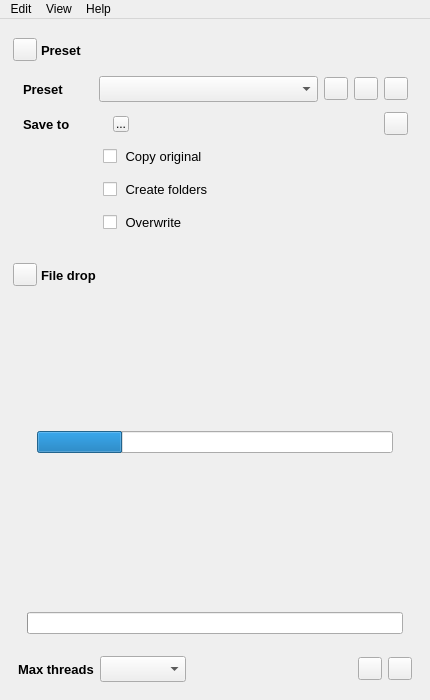
<?xml version="1.0" encoding="UTF-8"?>
<ui version="4.0">
 <class>Jobman</class>
 <widget class="QMainWindow" name="Jobman">
  <property name="geometry">
   <rect>
    <x>0</x>
    <y>0</y>
    <width>430</width>
    <height>700</height>
   </rect>
  </property>
  <property name="sizePolicy">
   <sizepolicy hsizetype="Fixed" vsizetype="Fixed">
    <horstretch>0</horstretch>
    <verstretch>0</verstretch>
   </sizepolicy>
  </property>
  <property name="minimumSize">
   <size>
    <width>0</width>
    <height>0</height>
   </size>
  </property>
  <property name="windowTitle">
   <string>Jobman</string>
  </property>
  <property name="toolButtonStyle">
   <enum>Qt::ToolButtonStyle::ToolButtonIconOnly</enum>
  </property>
  <property name="dockOptions">
   <set>QMainWindow::DockOption::AllowTabbedDocks|QMainWindow::DockOption::AnimatedDocks</set>
  </property>
  <property name="unifiedTitleAndToolBarOnMac">
   <bool>false</bool>
  </property>
  <widget class="QWidget" name="centralwidget">
   <layout class="QVBoxLayout" name="verticalLayout_2">
    <property name="spacing">
     <number>0</number>
    </property>
    <property name="sizeConstraint">
     <enum>QLayout::SizeConstraint::SetDefaultConstraint</enum>
    </property>
    <item>
     <widget class="QWidget" name="presetBar" native="true">
      <property name="sizePolicy">
       <sizepolicy hsizetype="Preferred" vsizetype="Fixed">
        <horstretch>0</horstretch>
        <verstretch>0</verstretch>
       </sizepolicy>
      </property>
      <property name="minimumSize">
       <size>
        <width>0</width>
        <height>40</height>
       </size>
      </property>
      <property name="styleSheet">
       <string notr="true"/>
      </property>
      <layout class="QHBoxLayout">
       <property name="spacing">
        <number>0</number>
       </property>
       <property name="leftMargin">
        <number>0</number>
       </property>
       <property name="topMargin">
        <number>4</number>
       </property>
       <property name="rightMargin">
        <number>0</number>
       </property>
       <property name="bottomMargin">
        <number>0</number>
       </property>
       <item>
        <layout class="QHBoxLayout">
         <property name="spacing">
          <number>4</number>
         </property>
         <property name="leftMargin">
          <number>4</number>
         </property>
         <property name="topMargin">
          <number>4</number>
         </property>
         <property name="rightMargin">
          <number>4</number>
         </property>
         <property name="bottomMargin">
          <number>4</number>
         </property>
         <item>
          <widget class="QToolButton" name="togglePreset">
           <property name="toolTip">
            <string>Show or hide preset area</string>
           </property>
           <property name="icon">
            <iconset resource="jobman.qrc">
             <normaloff>:/icons/resources/Collapse.png</normaloff>:/icons/resources/Collapse.png</iconset>
           </property>
           <property name="checkable">
            <bool>true</bool>
           </property>
          </widget>
         </item>
         <item>
          <widget class="QLabel" name="label1">
           <property name="font">
            <font>
             <pointsize>10</pointsize>
             <bold>true</bold>
            </font>
           </property>
           <property name="text">
            <string>Preset</string>
           </property>
          </widget>
         </item>
        </layout>
       </item>
      </layout>
     </widget>
    </item>
    <item>
     <widget class="QWidget" name="presetWidget" native="true">
      <property name="enabled">
       <bool>true</bool>
      </property>
      <property name="sizePolicy">
       <sizepolicy hsizetype="Preferred" vsizetype="Fixed">
        <horstretch>0</horstretch>
        <verstretch>0</verstretch>
       </sizepolicy>
      </property>
      <property name="minimumSize">
       <size>
        <width>0</width>
        <height>160</height>
       </size>
      </property>
      <layout class="QVBoxLayout" name="verticalLayout">
       <property name="spacing">
        <number>0</number>
       </property>
       <property name="leftMargin">
        <number>4</number>
       </property>
       <property name="topMargin">
        <number>8</number>
       </property>
       <property name="rightMargin">
        <number>4</number>
       </property>
       <property name="bottomMargin">
        <number>0</number>
       </property>
       <item>
        <layout class="QGridLayout" name="gridLayout">
         <property name="topMargin">
          <number>0</number>
         </property>
         <property name="verticalSpacing">
          <number>0</number>
         </property>
         <item row="1" column="0">
          <widget class="QWidget" name="widget_6" native="true">
           <property name="minimumSize">
            <size>
             <width>80</width>
             <height>0</height>
            </size>
           </property>
           <layout class="QHBoxLayout" name="horizontalLayout_5">
            <property name="spacing">
             <number>0</number>
            </property>
            <property name="leftMargin">
             <number>10</number>
            </property>
            <property name="topMargin">
             <number>0</number>
            </property>
            <property name="bottomMargin">
             <number>4</number>
            </property>
            <item>
             <widget class="QLabel" name="label_2">
              <property name="font">
               <font>
                <pointsize>10</pointsize>
                <bold>true</bold>
               </font>
              </property>
              <property name="text">
               <string>Save to</string>
              </property>
             </widget>
            </item>
           </layout>
          </widget>
         </item>
         <item row="1" column="1">
          <widget class="QWidget" name="widget_2" native="true">
           <property name="minimumSize">
            <size>
             <width>0</width>
             <height>40</height>
            </size>
           </property>
           <layout class="QHBoxLayout" name="horizontalLayout">
            <property name="spacing">
             <number>0</number>
            </property>
            <property name="leftMargin">
             <number>10</number>
            </property>
            <property name="topMargin">
             <number>0</number>
            </property>
            <property name="rightMargin">
             <number>9</number>
            </property>
            <property name="bottomMargin">
             <number>4</number>
            </property>
            <item>
             <widget class="QLabel" name="saveTo">
              <property name="enabled">
               <bool>true</bool>
              </property>
              <property name="maximumSize">
               <size>
                <width>230</width>
                <height>16777215</height>
               </size>
              </property>
              <property name="font">
               <font>
                <pointsize>10</pointsize>
               </font>
              </property>
              <property name="acceptDrops">
               <bool>true</bool>
              </property>
              <property name="text">
               <string/>
              </property>
             </widget>
            </item>
            <item>
             <spacer name="horizontalSpacer_4">
              <property name="orientation">
               <enum>Qt::Orientation::Horizontal</enum>
              </property>
              <property name="sizeType">
               <enum>QSizePolicy::Policy::Fixed</enum>
              </property>
              <property name="sizeHint" stdset="0">
               <size>
                <width>2</width>
                <height>20</height>
               </size>
              </property>
             </spacer>
            </item>
            <item>
             <widget class="QToolButton" name="showSaveto">
              <property name="maximumSize">
               <size>
                <width>16</width>
                <height>16</height>
               </size>
              </property>
              <property name="text">
               <string>...</string>
              </property>
              <property name="icon">
               <iconset resource="jobman.qrc">
                <normaloff>:/icons/resources/Link.png</normaloff>:/icons/resources/Link.png</iconset>
              </property>
              <property name="toolButtonStyle">
               <enum>Qt::ToolButtonStyle::ToolButtonIconOnly</enum>
              </property>
             </widget>
            </item>
            <item>
             <spacer name="horizontalSpacer">
              <property name="orientation">
               <enum>Qt::Orientation::Horizontal</enum>
              </property>
              <property name="sizeHint" stdset="0">
               <size>
                <width>40</width>
                <height>20</height>
               </size>
              </property>
             </spacer>
            </item>
            <item>
             <widget class="QToolButton" name="selectSaveto">
              <property name="toolTip">
               <string>Select save to folder</string>
              </property>
              <property name="text">
               <string/>
              </property>
              <property name="icon">
               <iconset resource="jobman.qrc">
                <normaloff>:/icons/resources/Folder.png</normaloff>
                <disabledoff>:/icons/resources/FolderDisabled.png</disabledoff>:/icons/resources/Folder.png</iconset>
              </property>
             </widget>
            </item>
           </layout>
          </widget>
         </item>
         <item row="0" column="1">
          <widget class="QWidget" name="widget_5" native="true">
           <layout class="QHBoxLayout" name="horizontalLayout_4">
            <property name="spacing">
             <number>2</number>
            </property>
            <property name="leftMargin">
             <number>6</number>
            </property>
            <property name="topMargin">
             <number>0</number>
            </property>
            <property name="rightMargin">
             <number>9</number>
            </property>
            <property name="bottomMargin">
             <number>4</number>
            </property>
            <item>
             <widget class="QComboBox" name="presets">
              <property name="sizePolicy">
               <sizepolicy hsizetype="Expanding" vsizetype="Preferred">
                <horstretch>0</horstretch>
                <verstretch>0</verstretch>
               </sizepolicy>
              </property>
              <property name="font">
               <font>
                <pointsize>11</pointsize>
               </font>
              </property>
              <property name="acceptDrops">
               <bool>true</bool>
              </property>
             </widget>
            </item>
            <item>
             <spacer name="horizontalSpacer_6">
              <property name="orientation">
               <enum>Qt::Orientation::Horizontal</enum>
              </property>
              <property name="sizeType">
               <enum>QSizePolicy::Policy::Fixed</enum>
              </property>
              <property name="sizeHint" stdset="0">
               <size>
                <width>4</width>
                <height>20</height>
               </size>
              </property>
             </spacer>
            </item>
            <item>
             <widget class="QToolButton" name="openPreset">
              <property name="toolTip">
               <string>Open preset</string>
              </property>
              <property name="text">
               <string/>
              </property>
              <property name="icon">
               <iconset resource="jobman.qrc">
                <normaloff>:/icons/resources/File.png</normaloff>
                <disabledoff>:/icons/resources/FileDisabled.png</disabledoff>:/icons/resources/File.png</iconset>
              </property>
             </widget>
            </item>
            <item>
             <spacer name="horizontalSpacer_5">
              <property name="orientation">
               <enum>Qt::Orientation::Horizontal</enum>
              </property>
              <property name="sizeType">
               <enum>QSizePolicy::Policy::Fixed</enum>
              </property>
              <property name="sizeHint" stdset="0">
               <size>
                <width>4</width>
                <height>20</height>
               </size>
              </property>
             </spacer>
            </item>
            <item>
             <widget class="QToolButton" name="refreshPresets">
              <property name="toolTip">
               <string>Refresh preset</string>
              </property>
              <property name="text">
               <string/>
              </property>
              <property name="icon">
               <iconset resource="jobman.qrc">
                <normaloff>:/icons/resources/Refresh.png</normaloff>
                <disabledoff>:/icons/resources/RefreshDisabled.png</disabledoff>:/icons/resources/Refresh.png</iconset>
              </property>
              <property name="iconSize">
               <size>
                <width>16</width>
                <height>16</height>
               </size>
              </property>
             </widget>
            </item>
            <item>
             <spacer name="horizontalSpacer_3">
              <property name="orientation">
               <enum>Qt::Orientation::Horizontal</enum>
              </property>
              <property name="sizeType">
               <enum>QSizePolicy::Policy::Fixed</enum>
              </property>
              <property name="sizeHint" stdset="0">
               <size>
                <width>4</width>
                <height>20</height>
               </size>
              </property>
             </spacer>
            </item>
            <item>
             <widget class="QToolButton" name="selectPresetsfrom">
              <property name="toolTip">
               <string>Select preset folder</string>
              </property>
              <property name="text">
               <string/>
              </property>
              <property name="icon">
               <iconset resource="jobman.qrc">
                <normaloff>:/icons/resources/Folder.png</normaloff>
                <disabledoff>:/icons/resources/FolderDisabled.png</disabledoff>:/icons/resources/Folder.png</iconset>
              </property>
             </widget>
            </item>
           </layout>
          </widget>
         </item>
         <item row="0" column="0">
          <widget class="QWidget" name="widget_4" native="true">
           <layout class="QHBoxLayout" name="horizontalLayout_6">
            <property name="spacing">
             <number>0</number>
            </property>
            <property name="leftMargin">
             <number>10</number>
            </property>
            <property name="topMargin">
             <number>0</number>
            </property>
            <property name="bottomMargin">
             <number>4</number>
            </property>
            <item>
             <widget class="QLabel" name="label_3">
              <property name="font">
               <font>
                <pointsize>10</pointsize>
                <bold>true</bold>
               </font>
              </property>
              <property name="text">
               <string>Preset</string>
              </property>
             </widget>
            </item>
           </layout>
          </widget>
         </item>
         <item row="2" column="1">
          <widget class="QWidget" name="widget_8" native="true">
           <property name="font">
            <font>
             <pointsize>12</pointsize>
            </font>
           </property>
           <layout class="QVBoxLayout" name="verticalLayout_7">
            <property name="spacing">
             <number>12</number>
            </property>
            <property name="leftMargin">
             <number>10</number>
            </property>
            <property name="topMargin">
             <number>0</number>
            </property>
            <property name="bottomMargin">
             <number>10</number>
            </property>
            <item>
             <widget class="QCheckBox" name="copyOriginal">
              <property name="font">
               <font>
                <pointsize>10</pointsize>
               </font>
              </property>
              <property name="text">
               <string> Copy original</string>
              </property>
             </widget>
            </item>
            <item>
             <widget class="QCheckBox" name="createFolders">
              <property name="font">
               <font>
                <pointsize>10</pointsize>
               </font>
              </property>
              <property name="text">
               <string> Create folders</string>
              </property>
             </widget>
            </item>
            <item>
             <widget class="QCheckBox" name="overwrite">
              <property name="font">
               <font>
                <pointsize>10</pointsize>
               </font>
              </property>
              <property name="text">
               <string> Overwrite</string>
              </property>
             </widget>
            </item>
           </layout>
          </widget>
         </item>
        </layout>
       </item>
      </layout>
     </widget>
    </item>
    <item>
     <spacer name="verticalSpacer">
      <property name="orientation">
       <enum>Qt::Orientation::Vertical</enum>
      </property>
      <property name="sizeType">
       <enum>QSizePolicy::Policy::Minimum</enum>
      </property>
      <property name="sizeHint" stdset="0">
       <size>
        <width>20</width>
        <height>12</height>
       </size>
      </property>
     </spacer>
    </item>
    <item>
     <widget class="QWidget" name="typeBar" native="true">
      <property name="sizePolicy">
       <sizepolicy hsizetype="Preferred" vsizetype="Fixed">
        <horstretch>0</horstretch>
        <verstretch>0</verstretch>
       </sizepolicy>
      </property>
      <property name="minimumSize">
       <size>
        <width>0</width>
        <height>40</height>
       </size>
      </property>
      <property name="styleSheet">
       <string notr="true"/>
      </property>
      <layout class="QHBoxLayout">
       <property name="spacing">
        <number>0</number>
       </property>
       <property name="leftMargin">
        <number>0</number>
       </property>
       <property name="topMargin">
        <number>0</number>
       </property>
       <property name="rightMargin">
        <number>0</number>
       </property>
       <property name="bottomMargin">
        <number>0</number>
       </property>
       <item>
        <layout class="QHBoxLayout">
         <property name="spacing">
          <number>4</number>
         </property>
         <property name="leftMargin">
          <number>4</number>
         </property>
         <property name="topMargin">
          <number>4</number>
         </property>
         <property name="rightMargin">
          <number>4</number>
         </property>
         <property name="bottomMargin">
          <number>4</number>
         </property>
         <item>
          <widget class="QToolButton" name="toggleType">
           <property name="text">
            <string/>
           </property>
           <property name="icon">
            <iconset resource="jobman.qrc">
             <normaloff>:/icons/resources/Collapse.png</normaloff>:/icons/resources/Collapse.png</iconset>
           </property>
           <property name="checkable">
            <bool>true</bool>
           </property>
          </widget>
         </item>
         <item>
          <widget class="QLabel" name="type">
           <property name="font">
            <font>
             <pointsize>10</pointsize>
             <bold>true</bold>
            </font>
           </property>
           <property name="styleSheet">
            <string notr="true"/>
           </property>
           <property name="text">
            <string>File drop</string>
           </property>
           <property name="icon" stdset="0">
            <iconset>
             <normaloff>:/icons/resources/Pin.png</normaloff>:/icons/resources/Pin.png</iconset>
           </property>
          </widget>
         </item>
        </layout>
       </item>
      </layout>
     </widget>
    </item>
    <item>
     <widget class="QWidget" name="typeWidget" native="true">
      <property name="sizePolicy">
       <sizepolicy hsizetype="Preferred" vsizetype="Expanding">
        <horstretch>0</horstretch>
        <verstretch>0</verstretch>
       </sizepolicy>
      </property>
      <property name="minimumSize">
       <size>
        <width>0</width>
        <height>300</height>
       </size>
      </property>
      <property name="styleSheet">
       <string notr="true"/>
      </property>
      <layout class="QVBoxLayout" name="verticalLayout_6">
       <property name="spacing">
        <number>0</number>
       </property>
       <property name="leftMargin">
        <number>0</number>
       </property>
       <property name="topMargin">
        <number>0</number>
       </property>
       <property name="rightMargin">
        <number>0</number>
       </property>
       <property name="bottomMargin">
        <number>0</number>
       </property>
       <item>
        <layout class="QVBoxLayout" name="verticalLayout_5">
         <property name="spacing">
          <number>0</number>
         </property>
         <property name="leftMargin">
          <number>0</number>
         </property>
         <property name="topMargin">
          <number>0</number>
         </property>
         <property name="rightMargin">
          <number>0</number>
         </property>
         <property name="bottomMargin">
          <number>0</number>
         </property>
         <item>
          <layout class="QVBoxLayout" name="verticalLayout_91">
           <property name="leftMargin">
            <number>10</number>
           </property>
           <property name="topMargin">
            <number>10</number>
           </property>
           <property name="rightMargin">
            <number>10</number>
           </property>
           <property name="bottomMargin">
            <number>10</number>
           </property>
           <item>
            <widget class="QStackedWidget" name="presettype">
             <property name="currentIndex">
              <number>2</number>
             </property>
             <widget class="Filedrop" name="filedrop">
              <property name="styleSheet">
               <string notr="true"/>
              </property>
             </widget>
             <widget class="QWidget" name="command">
              <layout class="QVBoxLayout" name="verticalLayout_10">
               <property name="spacing">
                <number>0</number>
               </property>
               <property name="leftMargin">
                <number>0</number>
               </property>
               <property name="topMargin">
                <number>0</number>
               </property>
               <property name="rightMargin">
                <number>0</number>
               </property>
               <property name="bottomMargin">
                <number>0</number>
               </property>
               <item>
                <widget class="QWidget" name="widget_7" native="true">
                 <layout class="QVBoxLayout" name="verticalLayout_4">
                  <property name="spacing">
                   <number>0</number>
                  </property>
                  <property name="leftMargin">
                   <number>0</number>
                  </property>
                  <property name="topMargin">
                   <number>0</number>
                  </property>
                  <property name="rightMargin">
                   <number>0</number>
                  </property>
                  <property name="bottomMargin">
                   <number>0</number>
                  </property>
                  <item>
                   <widget class="QScrollArea" name="scrollarea">
                    <property name="widgetResizable">
                     <bool>true</bool>
                    </property>
                    <widget class="OptionsWidget" name="optionsWidget">
                     <property name="geometry">
                      <rect>
                       <x>0</x>
                       <y>0</y>
                       <width>98</width>
                       <height>28</height>
                      </rect>
                     </property>
                    </widget>
                   </widget>
                  </item>
                  <item>
                   <widget class="QWidget" name="widget_9" native="true">
                    <property name="sizePolicy">
                     <sizepolicy hsizetype="Preferred" vsizetype="Preferred">
                      <horstretch>0</horstretch>
                      <verstretch>0</verstretch>
                     </sizepolicy>
                    </property>
                    <property name="minimumSize">
                     <size>
                      <width>0</width>
                      <height>0</height>
                     </size>
                    </property>
                    <layout class="QHBoxLayout" name="horizontalLayout_2">
                     <item>
                      <spacer name="horizontalSpacer_7">
                       <property name="orientation">
                        <enum>Qt::Orientation::Horizontal</enum>
                       </property>
                       <property name="sizeHint" stdset="0">
                        <size>
                         <width>40</width>
                         <height>20</height>
                        </size>
                       </property>
                      </spacer>
                     </item>
                     <item>
                      <widget class="QPushButton" name="defaults">
                       <property name="font">
                        <font>
                         <pointsize>11</pointsize>
                        </font>
                       </property>
                       <property name="text">
                        <string>Defaults</string>
                       </property>
                      </widget>
                     </item>
                     <item>
                      <widget class="QPushButton" name="submit">
                       <property name="font">
                        <font>
                         <pointsize>11</pointsize>
                        </font>
                       </property>
                       <property name="text">
                        <string>Submit</string>
                       </property>
                       <property name="default">
                        <bool>true</bool>
                       </property>
                      </widget>
                     </item>
                     <item>
                      <spacer name="horizontalSpacer_8">
                       <property name="orientation">
                        <enum>Qt::Orientation::Horizontal</enum>
                       </property>
                       <property name="sizeHint" stdset="0">
                        <size>
                         <width>40</width>
                         <height>20</height>
                        </size>
                       </property>
                      </spacer>
                     </item>
                    </layout>
                   </widget>
                  </item>
                 </layout>
                </widget>
               </item>
              </layout>
             </widget>
             <widget class="QWidget" name="progress">
              <property name="styleSheet">
               <string notr="true"/>
              </property>
              <layout class="QVBoxLayout" name="verticalLayout_11">
               <property name="spacing">
                <number>6</number>
               </property>
               <item>
                <spacer name="verticalSpacer_3">
                 <property name="orientation">
                  <enum>Qt::Orientation::Vertical</enum>
                 </property>
                 <property name="sizeHint" stdset="0">
                  <size>
                   <width>20</width>
                   <height>40</height>
                  </size>
                 </property>
                </spacer>
               </item>
               <item>
                <widget class="QWidget" name="widget_10" native="true">
                 <property name="minimumSize">
                  <size>
                   <width>0</width>
                   <height>0</height>
                  </size>
                 </property>
                 <layout class="QHBoxLayout" name="horizontalLayout_7">
                  <item>
                   <widget class="QProgressBar" name="filedropProgress">
                    <property name="value">
                     <number>24</number>
                    </property>
                    <property name="textVisible">
                     <bool>false</bool>
                    </property>
                   </widget>
                  </item>
                 </layout>
                </widget>
               </item>
               <item>
                <widget class="QLabel" name="filedropLabel">
                 <property name="font">
                  <font>
                   <pointsize>10</pointsize>
                  </font>
                 </property>
                 <property name="text">
                  <string/>
                 </property>
                 <property name="alignment">
                  <set>Qt::AlignmentFlag::AlignCenter</set>
                 </property>
                </widget>
               </item>
               <item>
                <spacer name="verticalSpacer_4">
                 <property name="orientation">
                  <enum>Qt::Orientation::Vertical</enum>
                 </property>
                 <property name="sizeHint" stdset="0">
                  <size>
                   <width>20</width>
                   <height>40</height>
                  </size>
                 </property>
                </spacer>
               </item>
              </layout>
             </widget>
            </widget>
           </item>
           <item>
            <spacer name="verticalSpacer_2">
             <property name="orientation">
              <enum>Qt::Orientation::Vertical</enum>
             </property>
             <property name="sizeType">
              <enum>QSizePolicy::Policy::Fixed</enum>
             </property>
             <property name="sizeHint" stdset="0">
              <size>
               <width>20</width>
               <height>4</height>
              </size>
             </property>
            </spacer>
           </item>
           <item>
            <widget class="QWidget" name="widget_3" native="true">
             <property name="minimumSize">
              <size>
               <width>0</width>
               <height>0</height>
              </size>
             </property>
             <layout class="QVBoxLayout" name="verticalLayout_3">
              <property name="spacing">
               <number>0</number>
              </property>
              <property name="leftMargin">
               <number>0</number>
              </property>
              <property name="topMargin">
               <number>0</number>
              </property>
              <property name="rightMargin">
               <number>0</number>
              </property>
              <property name="bottomMargin">
               <number>0</number>
              </property>
              <item>
               <widget class="QStackedWidget" name="progressWidget">
                <property name="sizePolicy">
                 <sizepolicy hsizetype="Preferred" vsizetype="Fixed">
                  <horstretch>0</horstretch>
                  <verstretch>0</verstretch>
                 </sizepolicy>
                </property>
                <property name="currentIndex">
                 <number>0</number>
                </property>
                <widget class="QWidget" name="page">
                 <layout class="QVBoxLayout" name="verticalLayout_8">
                  <property name="leftMargin">
                   <number>8</number>
                  </property>
                  <property name="topMargin">
                   <number>8</number>
                  </property>
                  <property name="rightMargin">
                   <number>8</number>
                  </property>
                  <property name="bottomMargin">
                   <number>8</number>
                  </property>
                  <item>
                   <widget class="QProgressBar" name="idleprogress">
                    <property name="maximum">
                     <number>1</number>
                    </property>
                    <property name="value">
                     <number>-1</number>
                    </property>
                    <property name="textVisible">
                     <bool>false</bool>
                    </property>
                   </widget>
                  </item>
                 </layout>
                </widget>
                <widget class="QWidget" name="page_2">
                 <property name="autoFillBackground">
                  <bool>false</bool>
                 </property>
                 <property name="styleSheet">
                  <string notr="true"/>
                 </property>
                 <layout class="QVBoxLayout" name="verticalLayout_9">
                  <property name="leftMargin">
                   <number>8</number>
                  </property>
                  <property name="topMargin">
                   <number>8</number>
                  </property>
                  <property name="rightMargin">
                   <number>8</number>
                  </property>
                  <property name="bottomMargin">
                   <number>8</number>
                  </property>
                  <item>
                   <widget class="QProgressBar" name="fileprogress">
                    <property name="maximum">
                     <number>0</number>
                    </property>
                    <property name="value">
                     <number>0</number>
                    </property>
                    <property name="textVisible">
                     <bool>false</bool>
                    </property>
                   </widget>
                  </item>
                 </layout>
                </widget>
               </widget>
              </item>
             </layout>
            </widget>
           </item>
          </layout>
         </item>
         <item>
          <widget class="QWidget" name="widget" native="true">
           <property name="minimumSize">
            <size>
             <width>0</width>
             <height>0</height>
            </size>
           </property>
           <layout class="QHBoxLayout" name="horizontalLayout_3">
            <property name="topMargin">
             <number>4</number>
            </property>
            <item>
             <widget class="QLabel" name="label_5">
              <property name="font">
               <font>
                <pointsize>10</pointsize>
                <bold>true</bold>
               </font>
              </property>
              <property name="text">
               <string>Max threads</string>
              </property>
             </widget>
            </item>
            <item>
             <widget class="QComboBox" name="threads">
              <property name="minimumSize">
               <size>
                <width>60</width>
                <height>0</height>
               </size>
              </property>
              <property name="font">
               <font>
                <pointsize>11</pointsize>
               </font>
              </property>
             </widget>
            </item>
            <item>
             <widget class="QLabel" name="cpu">
              <property name="font">
               <font>
                <pointsize>12</pointsize>
               </font>
              </property>
              <property name="text">
               <string/>
              </property>
             </widget>
            </item>
            <item>
             <spacer name="horizontalSpacer_2">
              <property name="orientation">
               <enum>Qt::Orientation::Horizontal</enum>
              </property>
              <property name="sizeHint" stdset="0">
               <size>
                <width>40</width>
                <height>20</height>
               </size>
              </property>
             </spacer>
            </item>
            <item>
             <widget class="QToolButton" name="openOptions">
              <property name="toolTip">
               <string>Show options</string>
              </property>
              <property name="text">
               <string/>
              </property>
              <property name="icon">
               <iconset resource="jobman.qrc">
                <normaloff>:/icons/resources/Options.png</normaloff>
                <disabledoff>:/icons/resources/OptionsDisabled.png</disabledoff>:/icons/resources/Options.png</iconset>
              </property>
             </widget>
            </item>
            <item>
             <widget class="QToolButton" name="openMonitor">
              <property name="toolTip">
               <string>Show monitor</string>
              </property>
              <property name="text">
               <string/>
              </property>
              <property name="icon">
               <iconset resource="jobman.qrc">
                <normaloff>:/icons/resources/Monitor.png</normaloff>:/icons/resources/Monitor.png</iconset>
              </property>
             </widget>
            </item>
           </layout>
          </widget>
         </item>
        </layout>
       </item>
      </layout>
     </widget>
    </item>
   </layout>
  </widget>
  <widget class="QMenuBar" name="menubar">
   <property name="geometry">
    <rect>
     <x>0</x>
     <y>0</y>
     <width>430</width>
     <height>24</height>
    </rect>
   </property>
   <widget class="QMenu" name="menuHelp">
    <property name="title">
     <string>Help</string>
    </property>
    <addaction name="helpAbout"/>
    <addaction name="separator"/>
    <addaction name="helpOpenGithubReadme"/>
    <addaction name="helpOpenGithubIssues"/>
   </widget>
   <widget class="QMenu" name="menuEdit">
    <property name="title">
     <string>Edit</string>
    </property>
    <widget class="QMenu" name="preferences">
     <property name="title">
      <string>Manage preferences</string>
     </property>
     <addaction name="separator"/>
     <addaction name="editOpenPreferences"/>
     <addaction name="separator"/>
     <addaction name="editSavePreferences"/>
     <addaction name="editClearPreferences"/>
     <addaction name="separator"/>
     <addaction name="editImportPreferences"/>
     <addaction name="editExportPreferences"/>
    </widget>
    <widget class="QMenu" name="menuManager_options">
     <property name="title">
      <string>Manage options</string>
     </property>
     <addaction name="editOpenOptions"/>
     <addaction name="separator"/>
     <addaction name="editRefreshOptions"/>
    </widget>
    <addaction name="editSubmitFiles"/>
    <addaction name="separator"/>
    <addaction name="editOpenPresetsFolder"/>
    <addaction name="editOpenSaveToFolder"/>
    <addaction name="separator"/>
    <addaction name="menuManager_options"/>
    <addaction name="preferences"/>
   </widget>
   <widget class="QMenu" name="menuView">
    <property name="title">
     <string>View</string>
    </property>
    <addaction name="viewOpenMonitor"/>
   </widget>
   <addaction name="menuEdit"/>
   <addaction name="menuView"/>
   <addaction name="menuHelp"/>
  </widget>
  <action name="helpOpenGithubReadme">
   <property name="text">
    <string>Open Github README</string>
   </property>
   <property name="toolTip">
    <string>Open Github README</string>
   </property>
  </action>
  <action name="helpOpenGithubIssues">
   <property name="text">
    <string>Open Github Issues</string>
   </property>
  </action>
  <action name="helpAbout">
   <property name="text">
    <string>About</string>
   </property>
  </action>
  <action name="editSubmitFiles">
   <property name="text">
    <string>Submit files ...</string>
   </property>
   <property name="shortcut">
    <string>F</string>
   </property>
  </action>
  <action name="viewOpenMonitor">
   <property name="text">
    <string>Open monitor ...</string>
   </property>
   <property name="shortcut">
    <string>M</string>
   </property>
  </action>
  <action name="editOpenPreferences">
   <property name="text">
    <string>Open ...</string>
   </property>
   <property name="shortcut">
    <string>P</string>
   </property>
  </action>
  <action name="editSavePreferences">
   <property name="text">
    <string>Save</string>
   </property>
  </action>
  <action name="editClearPreferences">
   <property name="text">
    <string>Clear</string>
   </property>
  </action>
  <action name="editExportPreferences">
   <property name="text">
    <string>Export ...</string>
   </property>
  </action>
  <action name="editImportPreferences">
   <property name="text">
    <string>Import ...</string>
   </property>
  </action>
  <action name="editOpenPresetsFolder">
   <property name="text">
    <string>Open presets ...</string>
   </property>
  </action>
  <action name="editOpenSaveToFolder">
   <property name="text">
    <string>Open save to ...</string>
   </property>
  </action>
  <action name="optionsx">
   <property name="text">
    <string>Open options ...</string>
   </property>
   <property name="shortcut">
    <string>O</string>
   </property>
  </action>
  <action name="actionRefresh_options">
   <property name="text">
    <string>Refresh options</string>
   </property>
  </action>
  <action name="options">
   <property name="text">
    <string>Open</string>
   </property>
  </action>
  <action name="refresh">
   <property name="text">
    <string>Refresh</string>
   </property>
  </action>
  <action name="editOpenOptions">
   <property name="text">
    <string>Open ...</string>
   </property>
   <property name="shortcut">
    <string>O</string>
   </property>
  </action>
  <action name="editRefreshOptions">
   <property name="text">
    <string>Refresh</string>
   </property>
   <property name="shortcut">
    <string>R</string>
   </property>
  </action>
 </widget>
 <customwidgets>
  <customwidget>
   <class>Filedrop</class>
   <extends>QWidget</extends>
   <header>../../../sources/filedrop.h</header>
   <container>1</container>
  </customwidget>
  <customwidget>
   <class>OptionsWidget</class>
   <extends>QWidget</extends>
   <header>../../../sources/optionswidget.h</header>
   <container>1</container>
  </customwidget>
 </customwidgets>
 <resources>
  <include location="jobman.qrc"/>
 </resources>
 <connections/>
 <designerdata>
  <property name="gridDeltaX">
   <number>10</number>
  </property>
  <property name="gridDeltaY">
   <number>10</number>
  </property>
  <property name="gridSnapX">
   <bool>false</bool>
  </property>
  <property name="gridSnapY">
   <bool>false</bool>
  </property>
  <property name="gridVisible">
   <bool>true</bool>
  </property>
 </designerdata>
</ui>
